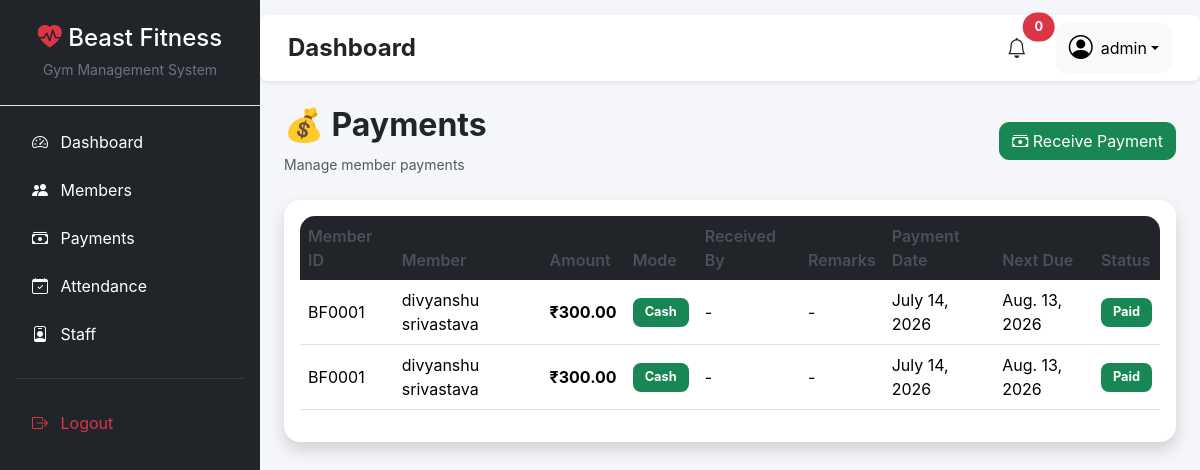
/payments/ (signed in), run on an earlier commit of the app's database.
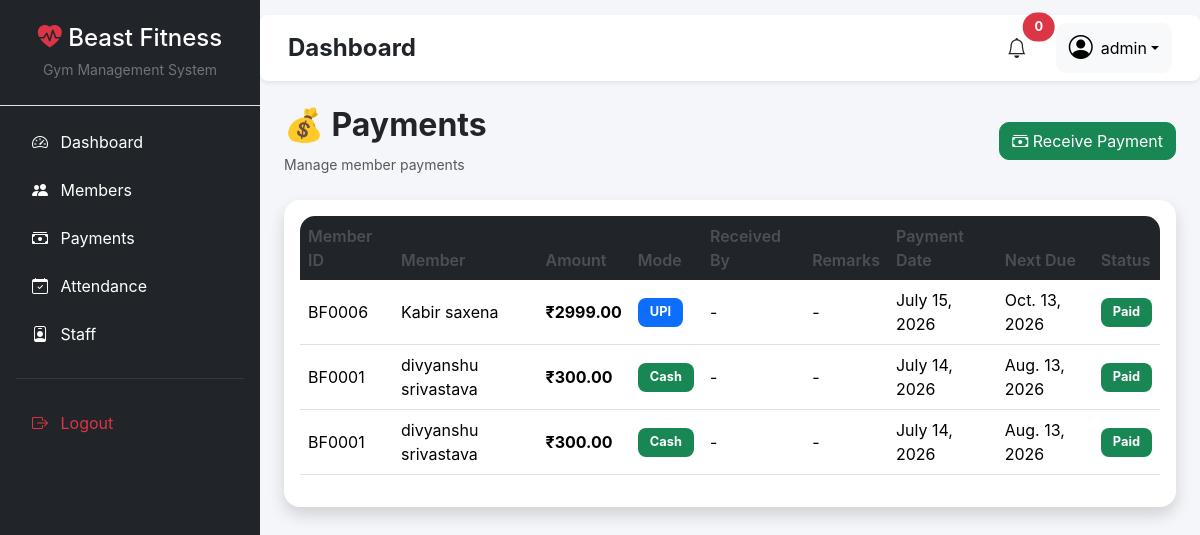
And on a later commit of the database.
### payments/models.py (models this page shows, shortened)
class Payment(models.Model):
    PAYMENT_MODE = [
        ("Cash", "Cash"),
        ("UPI", "UPI"),
        ("Card", "Card"),
    ]
    member = models.ForeignKey(
        Member,
        on_delete=models.CASCADE
    )
    amount = models.DecimalField(
        max_digits=10,
        decimal_places=2
    )
    payment_mode = models.CharField(
        max_length=10,
        choices=PAYMENT_MODE
    )
    received_by = models.ForeignKey(
        Staff,
        on_delete=models.SET_NULL,
        null=True,
        blank=True
    )
    payment_date = models.DateField(
        default=timezone.now
    )
    next_due_date = models.DateField(
        blank=True,
        null=True
    )
    remarks = models.CharField(
        max_length=200,
        blank=True
    )

### members/models.py (models this page shows, shortened)
class Member(models.Model):
    GENDER_CHOICES = [
        ("Male", "Male"),
        ("Female", "Female"),
    ]
    MEMBERSHIP_CHOICES = [
        ("Monthly", "Monthly"),
        ("Quarterly", "Quarterly"),
        ("Half-Yearly", "Half-Yearly"),
        ("Yearly", "Yearly"),
    ]
    member_id = models.CharField(
        max_length=10,
        unique=True,
        blank=True
    )
    full_name = models.CharField(max_length=100)
    phone = models.CharField(max_length=15)
    gender = models.CharField(
        max_length=10,
        choices=GENDER_CHOICES
    )
    age = models.PositiveIntegerField()
    address = models.TextField()
    membership = models.CharField(
        max_length=20,
        choices=MEMBERSHIP_CHOICES
    )
    joining_date = models.DateField(
        auto_now_add=True
    )
    next_due_date = models.DateField(
        null=True,
        blank=True
    )
    fee_status = models.CharField(
        max_length=10,
        default="Paid"
    )
    def __str__(self):
        return f"{self.member_id} - {self.full_name}"

### payments/views.py (the view)
# urls.py: path("", views.payment_list, name="payments"),
@login_required
def payment_list(request):
    if request.method == "POST":
        form = PaymentForm(request.POST)
        if form.is_valid():
            payment = form.save()
            member = payment.member
            member.next_due_date = payment.next_due_date
            member.fee_status = "Paid"
            member.save()
            return redirect("payments")
    else:
        form = PaymentForm()
    payments = Payment.objects.select_related(
        "member"
    ).order_by("-payment_date")
    return render(
        request,
        "payments/list.html",
        {
            "payments": payments,
            "form": form,
        },
    )

### templates/payments/list.html (shortened to what this page needs)
{% extends 'base.html' %}
{% block content %}
<div class="container-fluid">
    <div class="d-flex justify-content-between align-items-center mb-4">
        <div>
            <h2 class="fw-bold">💰 Payments</h2>
            <small class="text-muted">Manage member payments</small>
        </div>
        <button class="btn btn-success"
                data-bs-toggle="modal"
                data-bs-target="#paymentModal">
            <i class="bi bi-cash-stack"></i>
            Receive Payment
        </button>
    </div>
    <div class="card shadow border-0 rounded-4">
        <div class="card-body">
            <div class="table-responsive">
                <table class="table table-hover align-middle">
                    <thead class="table-dark">
                        <tr>
                            <th>Member ID</th>
                            <th>Member</th>
                            <th>Amount</th>
                            <th>Mode</th>
                            <th>Received By</th>
                            <th>Remarks</th>
                            <th>Payment Date</th>
                            <th>Next Due</th>
                            <th>Status</th>
                        </tr>
                    </thead>
                    <tbody>
                    {% for payment in payments %}
                        <tr>
                            <td>{{ payment.member.member_id }}</td>
                            <td>{{ payment.member.full_name }}</td>
                            <td>
                                <strong>₹{{ payment.amount }}</strong>
                            </td>
                            <td>
                                {% if payment.payment_mode == "Cash" %}
                                    <span class="badge bg-success">Cash</span>
                                {% elif payment.payment_mode == "UPI" %}
                                    <span class="badge bg-primary">UPI</span>
                                {% else %}
                                    <span class="badge bg-dark">
                                        {{ payment.payment_mode }}
                                    </span>
                                {% endif %}
                            </td>
                            <td>
                                {% if payment.received_by %}
                                    {{ payment.received_by.full_name }}
                                {% else %}
                                    -
                                {% endif %}
                            </td>
                            <td>
                                {% if payment.remarks %}
                                    {{ payment.remarks }}
                                {% else %}
                                    -
                                {% endif %}
                            </td>
                            <td>{{ payment.payment_date }}</td>
                            <td>{{ payment.next_due_date }}</td>
                            <td>
                                {% if payment.member.fee_status == "Paid" %}
                                    <span class="badge bg-success">Paid</span>
                                {% else %}
                                    <span class="badge bg-danger">Due</span>
                                {% endif %}
                            </td>
                        </tr>
                    {% empty %}
                        <tr>
                            <td colspan="9" class="text-center py-4">
                                No Payments Found
                            </td>
                        </tr>
                    {% endfor %}
                    </tbody>
                </table>
            </div>
        </div>
    </div>
</div>
{% endblock %}

What changed in the data, as far as the page shows it:
added Payment: member.member_id "BF0006", member.full_name "Kabir saxena", amount "2999.00", payment_mode "UPI", payment_date "July 15, 2026", next_due_date "Oct. 13, 2026", shows "Paid"
